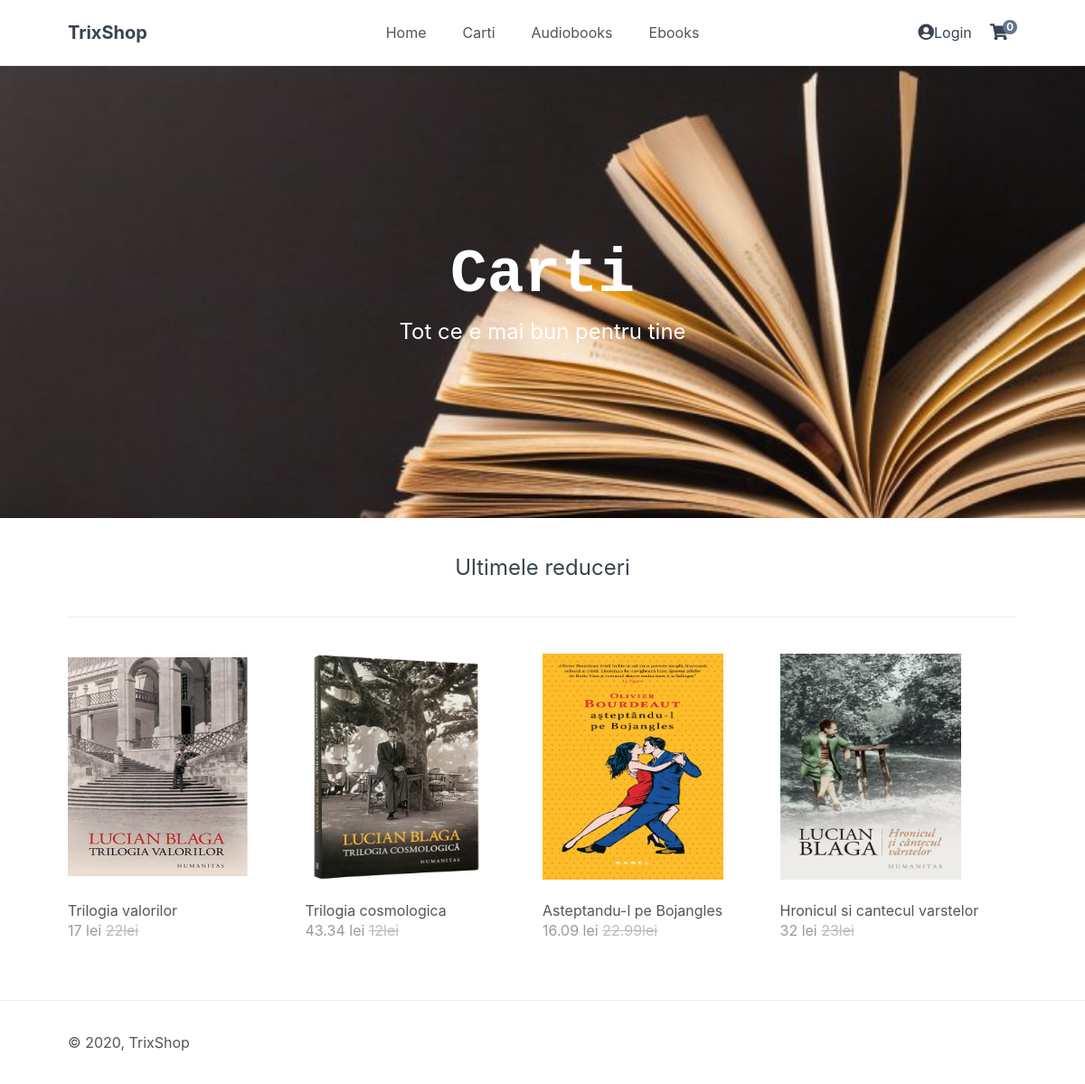
The page / on the database its author committed.
### tables this page shows
CREATE TABLE IF NOT EXISTS `carte` (
  `id` int(3) NOT NULL AUTO_INCREMENT,
  `coda` int(2) DEFAULT NULL,
  `titlu` varchar(50) DEFAULT '',
  `categorie` varchar(50) DEFAULT '',
  `numarPagini` int(10) DEFAULT NULL,
  `price` float DEFAULT NULL,
  `reducere` float DEFAULT NULL,
  `descriere` text DEFAULT NULL,
  `img` text DEFAULT NULL,
  `quantity` int(11) DEFAULT NULL,
  PRIMARY KEY (`id`),
  KEY `FK_carte_autor` (`coda`),
  CONSTRAINT `FK_carte_autor` FOREIGN KEY (`coda`) REFERENCES `autor` (`coda`)
);

### index.php (called while the page is built, shortened)
<?php
include 'functions.php';
$page = isset($_GET['page']) && file_exists($_GET['page'] . '.php') ? $_GET['page'] : 'home';
include $page . '.php';
?>

### home.php (the view)
<?php
include 'connection.php';
$stmt = $pdo->prepare('SELECT * FROM carte ORDER BY id DESC LIMIT 4');
$stmt->execute();
$recently_added_products = $stmt->fetchAll(PDO::FETCH_ASSOC);
?>
<?=template_header('Home')?>
<div class="featured">
    <h2>Carti</h2>
    <p>Tot ce e mai bun pentru tine</p>
</div>
<div class="recentlyadded content-wrapper">
    <h2>Ultimele reduceri</h2>
    <div class="products">
        <?php foreach ($recently_added_products as $product): ?>
        <a href="index.php?page=carte&id=<?=$product['id']?>" class="product">
            <img src="imgs/<?=$product['img']?>" width="200" height="250" alt="<?=$product['titlu']?>">
            <span class="name"><?=$product['titlu']?></span>
            <span class="price">
                <?=$product['price']?> lei
                  <?php if ($product['reducere'] > 0): ?>
                <span class="rrp"><?=$product['reducere']?>lei</span>
                <?php endif; ?>
            </span>
        </a>
        <?php endforeach; ?>
    </div>
</div>
<?=template_footer()?>

### functions.php (shortened to what this page needs)
<?php
function template_header($title) {
    if(!isset($_SESSION['user_login'])){
    $num_items_in_cart = isset($_SESSION['cart']) ? count($_SESSION['cart']) : 0;
echo <<<EOT
<!DOCTYPE html>
<html>
    <head>
		<meta charset="utf-8">
		<title>$title</title>
		<link href="style.css" rel="stylesheet" type="text/css">
        <link rel="stylesheet" href="https://use.fontawesome.com/releases/v5.7.1/css/all.css">
	</head>
	<body>
        <header>
            <div class="content-wrapper">
                <h1>TrixShop</h1>
                <nav>
                    <a href="index.php">Home</a>
                    <a href="index.php?page=carti">Carti</a>
                    <a href="index.php?page=audiobooks">Audiobooks</a>
                    <a href="index.php?page=ebooks">Ebooks</a>
                </nav>
                <div class="link-icons">
                <link rel="stylesheet" href="https://cdnjs.cloudflare.com/ajax/libs/font-awesome/4.7.0/css/font-awesome.min.css">
<form class="example" action="" method="POST">
    <a href="login.php"><i class="fas fa-user-circle"></i>Login</a>
  </form>
                    <a href="index.php?page=cart">
                        <i class="fas fa-shopping-cart"></i>
                        <span>$num_items_in_cart</span>
                    </a>
                </div>
            </div>
        </header>
        <main>
EOT;
 }
}
function template_footer() {
$year = date('Y');
echo <<<EOT
        </main>
        <footer>
            <div class="content-wrapper">
                <p>&copy; $year, TrixShop</p>
            </div>
        </footer>
    </body>
</html>
EOT;
}
?>

### style.css (style rules this page uses)
* { box-sizing: border-box; font-family: -apple-system, BlinkMacSystemFont, "segoe ui", roboto, oxygen, ubuntu, cantarell, "fira sans", "droid sans", "helvetica neue", Arial, sans-serif; font-size: 16px; -webkit-font-smoothing: antialiased; -moz-osx-font-smoothing: grayscale; }
html { height: 100%; }
body { position: relative; min-height: 100%; color: #555555; background-color: #FFFFFF; margin: 0; padding-bottom: 100px; }
h1, h2, h3, h4, h5 { color: #394352; }
.content-wrapper { width: 1050px; margin: 0 auto; }
header { border-bottom: 1px solid #EEEEEE; }
header .content-wrapper { display: flex; }
header h1 { display: flex; flex-grow: 1; flex-basis: 0; font-size: 20px; margin: 0; padding: 24px 0; }
header nav { display: flex; flex-grow: 1; flex-basis: 0; justify-content: center; align-items: center; }
header nav a { text-decoration: none; color: #555555; padding: 10px 10px; margin: 0 10px; }
header .link-icons { display: flex; flex-grow: 1; flex-basis: 0; justify-content: flex-end; align-items: center; position: relative; }
header .link-icons a { text-decoration: none; color: #394352; padding: 0 10px; }
header .link-icons a i { font-size: 18px; }
header .link-icons a span { display: inline-block; text-align: center; background-color: #63748e; border-radius: 50%; color: #FFFFFF; font-size: 12px; line-height: 16px; width: 16px; height: 16px; font-weight: bold; position: absolute; top: 22px; right: 0; }
main .featured { display: flex; flex-direction: column; background-image: url(imgs/cover.jpg); background-repeat: no-repeat; background-size: cover; height: 500px; align-items: center; justify-content: center; text-align: center; }
main .featured h2 { display: inline-block; margin: 0; width: 1050px; font-family: Rockwell, Courier Bold, Courier, Georgia, Times, Times New Roman, serif; font-size: 68px; color: #FFFFFF; padding-bottom: 10px; }
main .featured p { display: inline-block; margin: 0; width: 1050px; font-size: 24px; color: #FFFFFF; }
main .recentlyadded h2 { display: block; font-weight: normal; margin: 0; padding: 40px 0; font-size: 24px; text-align: center; width: 100%; border-bottom: 1px solid #EEEEEE; }
main .recentlyadded .products, main .products .products-wrapper { display: flex; flex-wrap: wrap; align-items: center; justify-content: space-between; padding: 40px 0 0 0; }
main .recentlyadded .products .product, main .products .products-wrapper .product { display: block; overflow: hidden; text-decoration: none; width: 25%; padding-bottom: 60px; }
main .recentlyadded .products .product img, main .products .products-wrapper .product img { transform: scale(1); transition: transform 1s; }
main .recentlyadded .products .product .name, main .products .products-wrapper .product .name { display: block; color: #555555; padding: 20px 0 2px 0; }
main .recentlyadded .products .product .price, main .products .products-wrapper .product .price { display: block; color: #999999; }
main .recentlyadded .products .product .rrp, main .products .products-wrapper .product .rrp { color: #BBBBBB; text-decoration: line-through; }
footer { position: absolute; bottom: 0; border-top: 1px solid #EEEEEE; padding: 20px 0; width: 100%; }

### rows shown on the page
carte: img (picture), titlu "Trilogia valorilor", price "17", reducere "22"
carte: img (picture), titlu "Trilogia cosmologica", price "43.34", reducere "12"
carte: img (picture), titlu "Asteptandu-l pe Bojangles", price "16.09", reducere "22.99"
carte: img (picture), titlu "Hronicul si cantecul varstelor", price "32", reducere "23"

### other values the page prints
$num_items_in_cart "0"
